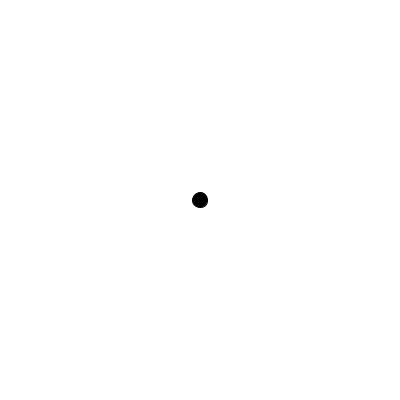
Frame 1 (no input)
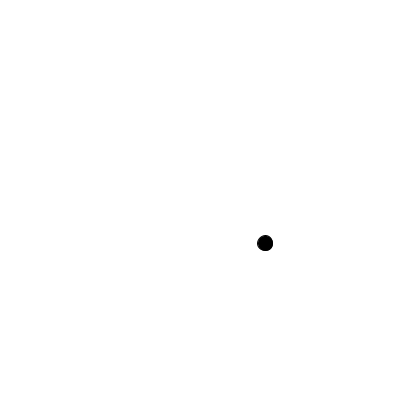
Frame 60 (the mouse pressed at the canvas centre just before this capture)
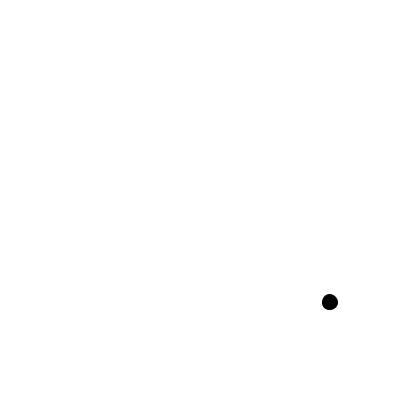
Frame 120 (the mouse held since frame 60 and released just before this capture)

The Processing sketch that drew these frames (run headless with seeded random() and noise(); from frame 60 on, the mouse is pressed at the canvas centre):

// Processing sketch: intro_proc2
// ── intro_proc2.pde

PVector pos;

void setup() {
  size(400, 400);
  frameRate(30);
  
  pos = new PVector(width / 2, height / 2);
  
}

void draw() {
  background(255);
  
  fill(0);
  circle(pos.x, pos.y, 15);
  PVector random_pos = PVector.random2D();
  random_pos.x += 1;
  random_pos.y += 1;
  pos.add(random_pos);
  
  // risolvere il problema del rimbalzo
  // quello sotto è sbagliato... correggere!
  if (pos.x >= width - 7.5) {
    pos.x -= random_pos.x;
  };
  
  if (pos.y >= height - 7.5) {
    pos.y -= random_pos.y;
  };
  
}
